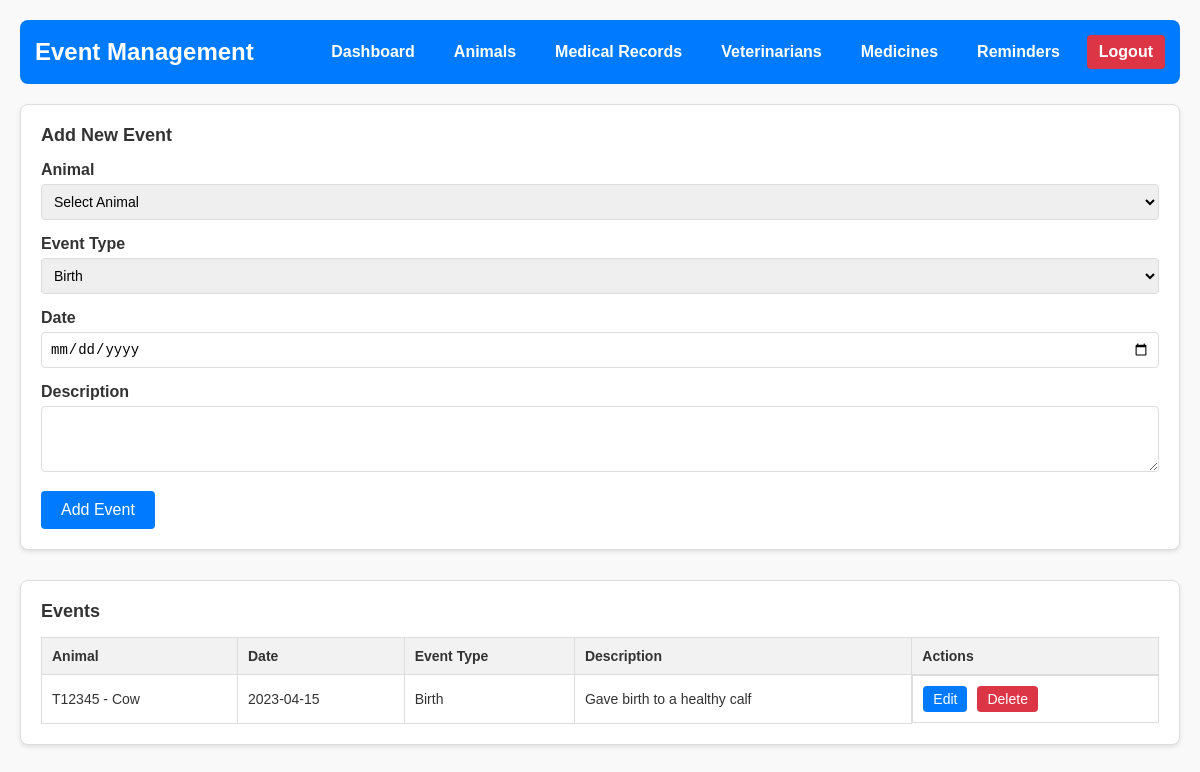
The app's page /events.php (signed in) with its own data.
### tables this page shows
CREATE TABLE `events` (
  `event_id` int(11) NOT NULL,
  `animal_id` int(11) NOT NULL,
  `event_type` enum('Birth','Injury','Death') NOT NULL,
  `date` date NOT NULL,
  `description` text DEFAULT NULL
);

CREATE TABLE `animals` (
  `animal_id` int(11) NOT NULL,
  `tag_number` varchar(50) NOT NULL,
  `species` varchar(100) NOT NULL,
  `breed` varchar(100) DEFAULT NULL,
  `dob` date DEFAULT NULL,
  `gender` enum('Male','Female') NOT NULL,
  `farm_id` int(11) NOT NULL
);

### events.php (the view, shortened to what this page needs)
<?php
require 'db.php';
$farm_id = $_SESSION['farm_id'];
$query = "SELECT e.*, a.tag_number, a.species
          FROM events e
          JOIN animals a ON e.animal_id = a.animal_id
          WHERE a.farm_id = ?
          ORDER BY e.date DESC";
$stmt = $conn->prepare($query);
$stmt->bind_param("i", $farm_id);
$stmt->execute();
$events = $stmt->get_result()->fetch_all(MYSQLI_ASSOC);
?>
<!DOCTYPE html>
<html lang="en">
<head>
    <link rel="stylesheet" href="events.css">
</head>
<body>
    <div class="dashboard-container">
        <header>
            <h1>Event Management</h1>
            <nav>
                <a href="dashboard.php">Dashboard</a>
                <a href="animals.php">Animals</a>
                <a href="medical_records.php">Medical Records</a>
                <a href="veterinarians.php">Veterinarians</a>
                <a href="medicines.php">Medicines</a>
                <a href="reminders.php">Reminders</a>
                <a href="logout.php" class="logout-btn">Logout</a>
            </nav>
        </header>
        <section class="animal-form">
            <h2>Add New Event</h2>
            <form method="POST">
                <div class="form-group">
                    <label for="animal_id">Animal</label>
                    <select id="animal_id" name="animal_id" required>
                        <option value="">Select Animal</option>
                    </select>
                </div>
                <div class="form-group">
                    <label for="event_type">Event Type</label>
                    <select id="event_type" name="event_type" required>
                        <option value="Birth">Birth</option>
                    </select>
                </div>
                <div class="form-group">
                    <label for="date">Date</label>
                    <input type="date" id="date" name="date" required>
                </div>
                <div class="form-group">
                    <label for="description">Description</label>
                    <textarea id="description" name="description" required rows="3"></textarea>
                </div>
                <button type="submit" name="submit" class="submit-btn">Add Event</button>
            </form>
        </section>
        <section class="animals-list">
            <h2>Events</h2>
            <table>
                <thead>
                    <tr>
                        <th>Animal</th>
                        <th>Date</th>
                        <th>Event Type</th>
                        <th>Description</th>
                        <th>Actions</th>
                    </tr>
                </thead>
                <tbody>
                    <?php foreach ($events as $event): ?>
                        <tr>
                            <td><?php echo htmlspecialchars($event['tag_number'] . ' - ' . $event['species']); ?></td>
                            <td><?php echo htmlspecialchars($event['date']); ?></td>
                            <td><?php echo htmlspecialchars($event['event_type']); ?></td>
                            <td><?php echo htmlspecialchars($event['description']); ?></td>
                            <td class="actions">
                                <button onclick="editEvent(<?php echo htmlspecialchars(json_encode($event)); ?>)"
                                        class="edit-btn">Edit</button>
                                <form method="POST" style="display: inline;">
                                    <button type="submit" name="delete" class="delete-btn"
                                            onclick="return confirm('Are you sure you want to delete this event?')">
                                        Delete
                                    </button>
                                </form>
                            </td>
                        </tr>
                    <?php endforeach; ?>
                </tbody>
            </table>
        </section>
    </div>
</body>
</html>

### events.css (style rules this page uses)
body { font-family: Arial, sans-serif; margin: 0; padding: 0; background-color: #f9f9f9; color: #333; }
.dashboard-container { max-width: 1200px; margin: 0 auto; padding: 20px; }
header { background-color: #007bff; color: white; padding: 15px; border-radius: 8px; display: flex; justify-content: space-between; align-items: center; margin-bottom: 20px; }
header h1 { font-size: 24px; margin: 0; }
header nav { display: flex; gap: 15px; }
header nav a { color: white; text-decoration: none; font-weight: bold; padding: 8px 12px; border-radius: 4px; transition: background-color 0.3s; }
.logout-btn { background-color: #dc3545; padding: 8px 12px; border-radius: 4px; font-weight: bold; }
.animal-form { background-color: #fff; border: 1px solid #ddd; border-radius: 8px; padding: 20px; margin-bottom: 30px; box-shadow: 0 2px 4px rgba(0, 0, 0, 0.1); }
.animal-form h2 { margin-top: 0; font-size: 18px; margin-bottom: 15px; }
.form-group { margin-bottom: 15px; }
label { display: block; font-weight: bold; margin-bottom: 5px; }
input, select, textarea { width: 100%; padding: 8px; font-size: 14px; border: 1px solid #ddd; border-radius: 4px; box-sizing: border-box; }
textarea { resize: vertical; }
button.submit-btn { background-color: #007bff; color: white; border: none; padding: 10px 20px; font-size: 16px; border-radius: 4px; cursor: pointer; transition: background-color 0.3s; }
.animals-list { background-color: #fff; border: 1px solid #ddd; border-radius: 8px; padding: 20px; box-shadow: 0 2px 4px rgba(0, 0, 0, 0.1); }
.animals-list h2 { margin-top: 0; font-size: 18px; margin-bottom: 15px; }
table { width: 100%; border-collapse: collapse; }
table thead { background-color: #f2f2f2; }
table th, table td { text-align: left; padding: 10px; border: 1px solid #ddd; font-size: 14px; }
table th { font-weight: bold; }
.actions { display: flex; gap: 10px; }
button.edit-btn, button.delete-btn { background-color: #007bff; color: white; border: none; padding: 5px 10px; border-radius: 4px; cursor: pointer; font-size: 14px; transition: background-color 0.3s; }
button.delete-btn { background-color: #dc3545; }

### records on screen
events: animal.species "T12345 - Cow", date "2023-04-15", event_type "Birth", description "Gave birth to a healthy calf"
